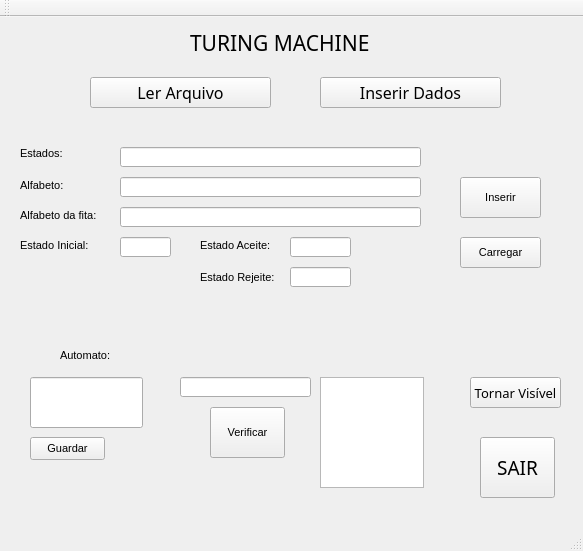
<?xml version="1.0" encoding="UTF-8"?>
<ui version="4.0">
 <class>MainWindow</class>
 <widget class="QMainWindow" name="MainWindow">
  <property name="geometry">
   <rect>
    <x>0</x>
    <y>0</y>
    <width>583</width>
    <height>551</height>
   </rect>
  </property>
  <property name="font">
   <font>
    <pointsize>8</pointsize>
   </font>
  </property>
  <property name="windowTitle">
   <string>MainWindow</string>
  </property>
  <widget class="QWidget" name="centralWidget">
   <widget class="QLabel" name="label">
    <property name="geometry">
     <rect>
      <x>190</x>
      <y>10</y>
      <width>231</width>
      <height>31</height>
     </rect>
    </property>
    <property name="font">
     <font>
      <family>Neogrey</family>
      <pointsize>16</pointsize>
     </font>
    </property>
    <property name="text">
     <string>TURING MACHINE</string>
    </property>
   </widget>
   <widget class="QLabel" name="label_2">
    <property name="geometry">
     <rect>
      <x>20</x>
      <y>130</y>
      <width>46</width>
      <height>13</height>
     </rect>
    </property>
    <property name="font">
     <font>
      <pointsize>8</pointsize>
     </font>
    </property>
    <property name="text">
     <string>Estados:</string>
    </property>
   </widget>
   <widget class="QLabel" name="label_3">
    <property name="geometry">
     <rect>
      <x>20</x>
      <y>160</y>
      <width>51</width>
      <height>16</height>
     </rect>
    </property>
    <property name="font">
     <font>
      <pointsize>8</pointsize>
     </font>
    </property>
    <property name="text">
     <string>Alfabeto:</string>
    </property>
   </widget>
   <widget class="QLabel" name="label_4">
    <property name="geometry">
     <rect>
      <x>20</x>
      <y>190</y>
      <width>81</width>
      <height>16</height>
     </rect>
    </property>
    <property name="font">
     <font>
      <pointsize>8</pointsize>
     </font>
    </property>
    <property name="text">
     <string>Alfabeto da fita:</string>
    </property>
   </widget>
   <widget class="QLabel" name="label_5">
    <property name="geometry">
     <rect>
      <x>20</x>
      <y>220</y>
      <width>81</width>
      <height>16</height>
     </rect>
    </property>
    <property name="font">
     <font>
      <pointsize>8</pointsize>
     </font>
    </property>
    <property name="text">
     <string>Estado Inicial:</string>
    </property>
   </widget>
   <widget class="QLabel" name="label_6">
    <property name="geometry">
     <rect>
      <x>200</x>
      <y>220</y>
      <width>91</width>
      <height>16</height>
     </rect>
    </property>
    <property name="font">
     <font>
      <pointsize>8</pointsize>
     </font>
    </property>
    <property name="text">
     <string>Estado Aceite:</string>
    </property>
   </widget>
   <widget class="QLineEdit" name="estados">
    <property name="geometry">
     <rect>
      <x>120</x>
      <y>130</y>
      <width>301</width>
      <height>20</height>
     </rect>
    </property>
   </widget>
   <widget class="QLineEdit" name="alfabeto">
    <property name="geometry">
     <rect>
      <x>120</x>
      <y>160</y>
      <width>301</width>
      <height>20</height>
     </rect>
    </property>
   </widget>
   <widget class="QLineEdit" name="alfabetoDaFita">
    <property name="geometry">
     <rect>
      <x>120</x>
      <y>190</y>
      <width>301</width>
      <height>20</height>
     </rect>
    </property>
   </widget>
   <widget class="QLineEdit" name="inicial">
    <property name="geometry">
     <rect>
      <x>120</x>
      <y>220</y>
      <width>51</width>
      <height>20</height>
     </rect>
    </property>
   </widget>
   <widget class="QLineEdit" name="final_2">
    <property name="geometry">
     <rect>
      <x>290</x>
      <y>220</y>
      <width>61</width>
      <height>20</height>
     </rect>
    </property>
   </widget>
   <widget class="QLabel" name="label_7">
    <property name="geometry">
     <rect>
      <x>60</x>
      <y>330</y>
      <width>51</width>
      <height>16</height>
     </rect>
    </property>
    <property name="text">
     <string>Automato:</string>
    </property>
   </widget>
   <widget class="QPushButton" name="pushButton">
    <property name="geometry">
     <rect>
      <x>460</x>
      <y>160</y>
      <width>81</width>
      <height>41</height>
     </rect>
    </property>
    <property name="text">
     <string>Inserir</string>
    </property>
   </widget>
   <widget class="QPushButton" name="Guardar">
    <property name="geometry">
     <rect>
      <x>30</x>
      <y>420</y>
      <width>75</width>
      <height>23</height>
     </rect>
    </property>
    <property name="text">
     <string>Guardar</string>
    </property>
   </widget>
   <widget class="QLineEdit" name="automato">
    <property name="geometry">
     <rect>
      <x>30</x>
      <y>360</y>
      <width>113</width>
      <height>51</height>
     </rect>
    </property>
   </widget>
   <widget class="QLineEdit" name="vetor">
    <property name="geometry">
     <rect>
      <x>180</x>
      <y>360</y>
      <width>131</width>
      <height>20</height>
     </rect>
    </property>
   </widget>
   <widget class="QPushButton" name="Verificar">
    <property name="geometry">
     <rect>
      <x>210</x>
      <y>390</y>
      <width>75</width>
      <height>51</height>
     </rect>
    </property>
    <property name="text">
     <string>Verificar</string>
    </property>
   </widget>
   <widget class="QLineEdit" name="Rejeite">
    <property name="geometry">
     <rect>
      <x>290</x>
      <y>250</y>
      <width>61</width>
      <height>20</height>
     </rect>
    </property>
   </widget>
   <widget class="QLabel" name="label_8">
    <property name="geometry">
     <rect>
      <x>200</x>
      <y>250</y>
      <width>81</width>
      <height>20</height>
     </rect>
    </property>
    <property name="text">
     <string>Estado Rejeite:</string>
    </property>
   </widget>
   <widget class="QPushButton" name="Visivel">
    <property name="geometry">
     <rect>
      <x>470</x>
      <y>360</y>
      <width>91</width>
      <height>31</height>
     </rect>
    </property>
    <property name="font">
     <font>
      <family>YD2002</family>
      <pointsize>10</pointsize>
     </font>
    </property>
    <property name="text">
     <string>Tornar Visível</string>
    </property>
   </widget>
   <widget class="QPushButton" name="SAIR">
    <property name="geometry">
     <rect>
      <x>480</x>
      <y>420</y>
      <width>75</width>
      <height>61</height>
     </rect>
    </property>
    <property name="font">
     <font>
      <family>MV Boli</family>
      <pointsize>14</pointsize>
      <stylestrategy>PreferAntialias</stylestrategy>
     </font>
    </property>
    <property name="mouseTracking">
     <bool>false</bool>
    </property>
    <property name="focusPolicy">
     <enum>Qt::StrongFocus</enum>
    </property>
    <property name="text">
     <string>SAIR</string>
    </property>
   </widget>
   <widget class="QPushButton" name="carregar">
    <property name="geometry">
     <rect>
      <x>460</x>
      <y>220</y>
      <width>81</width>
      <height>31</height>
     </rect>
    </property>
    <property name="text">
     <string>Carregar</string>
    </property>
   </widget>
   <widget class="QPushButton" name="LerArquivos">
    <property name="geometry">
     <rect>
      <x>90</x>
      <y>60</y>
      <width>181</width>
      <height>31</height>
     </rect>
    </property>
    <property name="font">
     <font>
      <family>Neogrey</family>
      <pointsize>12</pointsize>
     </font>
    </property>
    <property name="text">
     <string>Ler Arquivo</string>
    </property>
   </widget>
   <widget class="QPushButton" name="InserirDados">
    <property name="geometry">
     <rect>
      <x>320</x>
      <y>60</y>
      <width>181</width>
      <height>31</height>
     </rect>
    </property>
    <property name="font">
     <font>
      <family>Neogrey</family>
      <pointsize>12</pointsize>
     </font>
    </property>
    <property name="text">
     <string>Inserir Dados</string>
    </property>
   </widget>
   <widget class="QTextEdit" name="saida2">
    <property name="geometry">
     <rect>
      <x>320</x>
      <y>360</y>
      <width>104</width>
      <height>111</height>
     </rect>
    </property>
   </widget>
  </widget>
  <widget class="QMenuBar" name="menuBar">
   <property name="geometry">
    <rect>
     <x>0</x>
     <y>0</y>
     <width>583</width>
     <height>20</height>
    </rect>
   </property>
  </widget>
  <widget class="QToolBar" name="mainToolBar">
   <attribute name="toolBarArea">
    <enum>TopToolBarArea</enum>
   </attribute>
   <attribute name="toolBarBreak">
    <bool>false</bool>
   </attribute>
  </widget>
  <widget class="QStatusBar" name="statusBar"/>
 </widget>
 <layoutdefault spacing="6" margin="11"/>
 <resources/>
 <connections/>
</ui>
